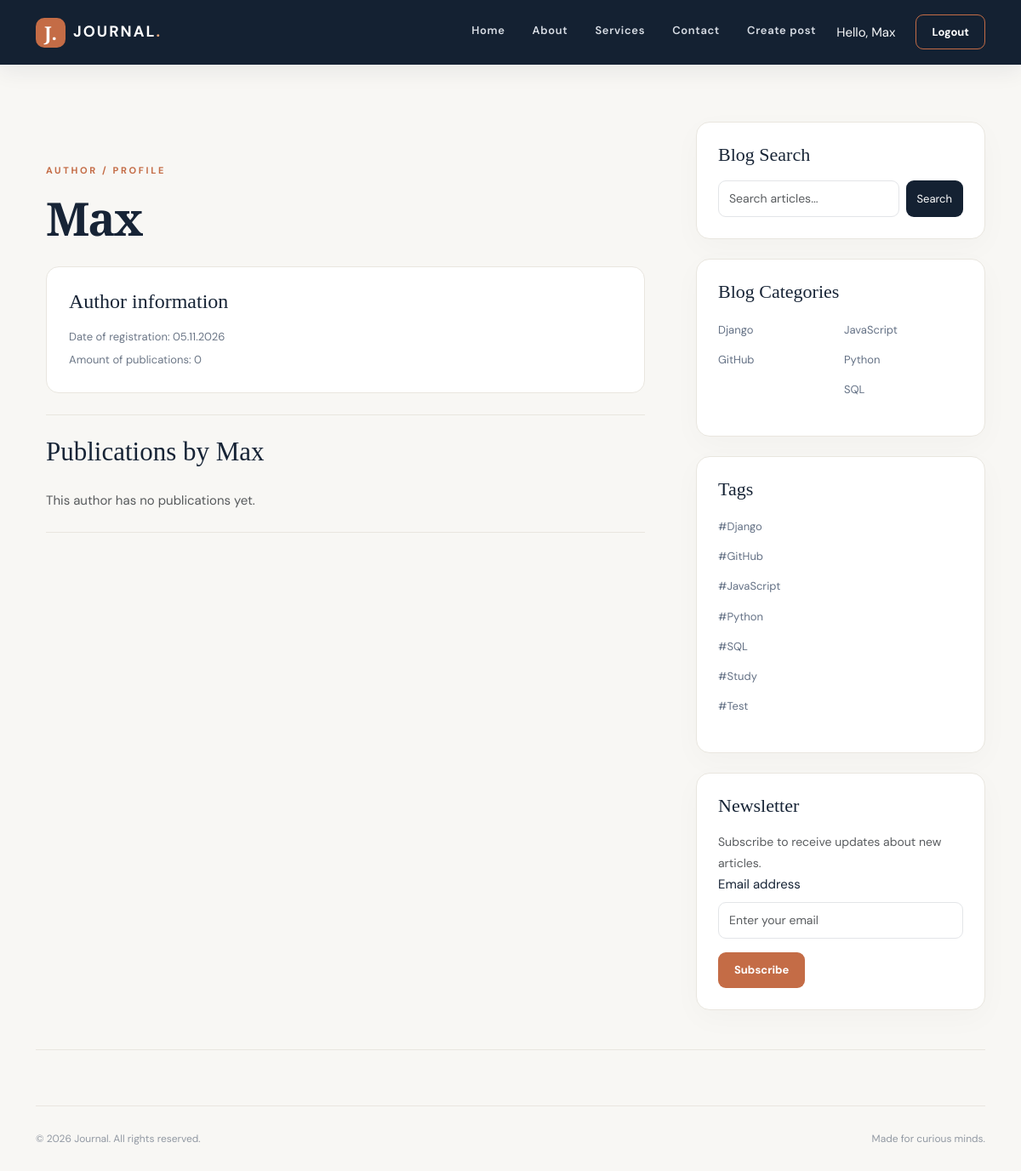
Before: /profile/4/ with the older database file.
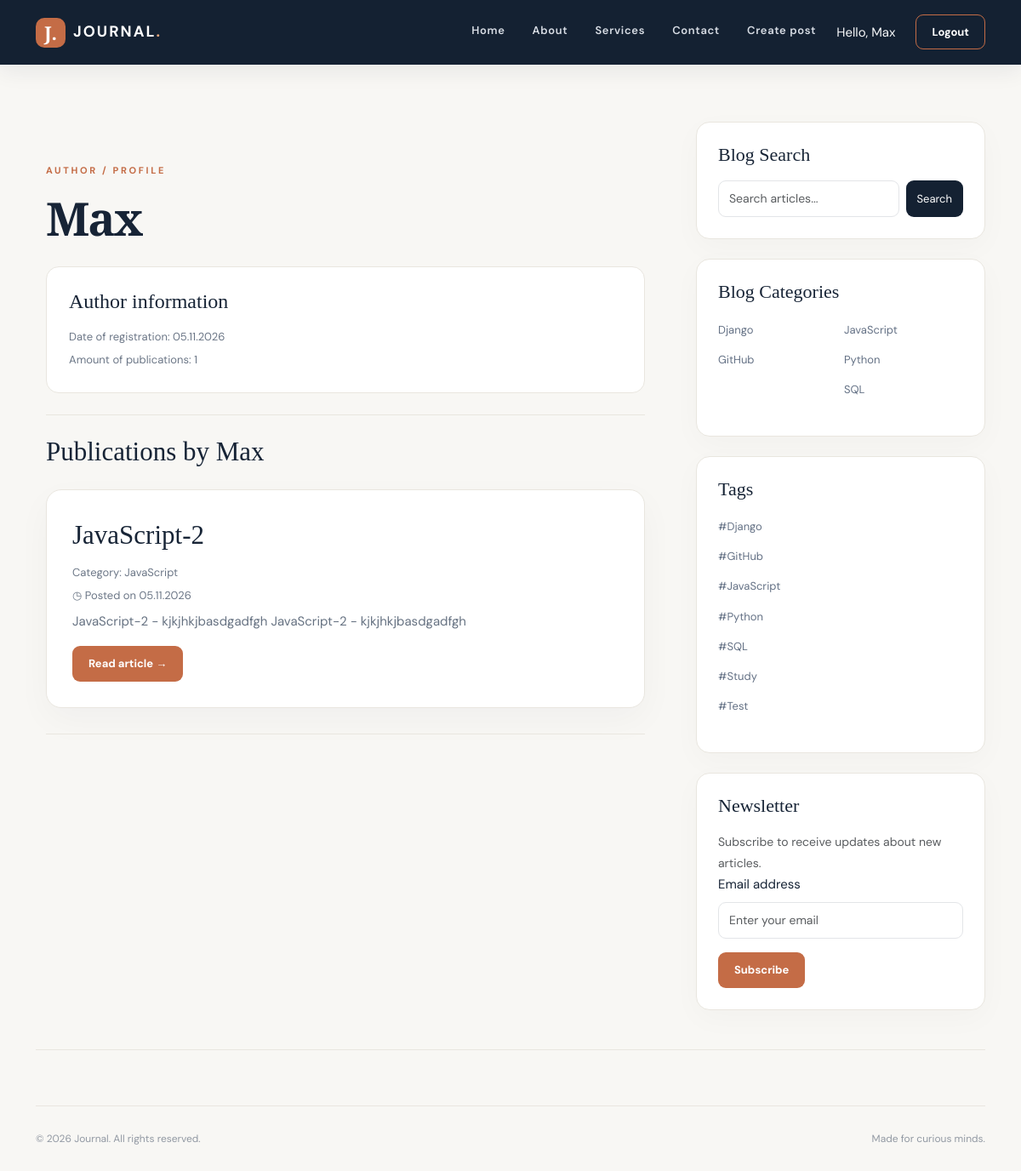
After: the same page with the newer database file.
### blog/models.py (models this page shows, shortened)
class Category(models.Model):
    name = models.CharField(max_length=100, verbose_name='Назва')
    def __str__(self):
        return self.name
    class Meta:
        ordering = ['name']
        verbose_name = 'Категорія'
        verbose_name_plural = 'Категорії'

class Tag(models.Model):
    name = models.CharField(max_length=30, unique=True, verbose_name='Назва')
    class Meta:
        ordering = ['name']
        verbose_name = 'Тег'
        verbose_name_plural = 'Теги'

class Post(models.Model):
    title = models.CharField(max_length=200, verbose_name='Заголовок', unique=True)
    content = models.TextField(verbose_name='Вміст')
    published_date = models.DateTimeField(auto_now_add=True, verbose_name='Дата публікації')
    category = models.ForeignKey(Category, on_delete=models.CASCADE, verbose_name='Категорія')
    user = models.ForeignKey(User, on_delete=models.CASCADE, verbose_name='Автор')
    tags = models.ManyToManyField(Tag, blank=True, verbose_name='Тег')
    image = models.ImageField(upload_to='posts/', verbose_name='Обкладинка')
    class Meta:
        ordering = ['-published_date']
        verbose_name = 'Публікація'
        verbose_name_plural = 'Публікації'

### blog/views.py (the view)
# urls.py: path('profile/<int:user_id>/', views.profile_detail, name='profile_detail'),
def profile_detail(request, user_id):
    user = get_object_or_404(User, id=user_id)
    posts = Post.objects.filter(user=user)
    context = {'user': user, 'posts': posts, 'tags': Tag.objects.all()}
    context.update(get_categories())
    return render(request, 'blog/profile.html', context)

### blog/views.py (called while the page is built)
def get_categories():
    categories = Category.objects.all()
    first_half = Category.objects.all()[:len(categories) // 2]
    second_half = Category.objects.all()[len(categories) // 2:]
    return {'categories' : first_half, 'categories2': second_half}

### templates/blog/profile.html
{% extends 'base.html' %}
{% block content %}
<div class="container mt-5">
    <div class="eyebrow mb-3">AUTHOR / PROFILE</div>
    <h1 class="article-title">{{ user.username }}</h1>
    <div class="comment-box">
        <h4 class="mb-3">Author information</h4>
        <p class="byline">
            Date of registration: {{ user.date_joined|date:"d.m.Y" }}
        </p>
        <p class="byline mb-0">
            Amount of publications: {{ posts.count }}
        </p>
    </div>
    <hr class="soft-divider"/>
    <h2 class="post-title mb-4">
        Publications by {{ user.username }}
    </h2>
    {% for post in posts %}
        <section class="post-card">
            <h3 class="post-title">
                <a href="{% url 'blog:post_detail' post.id %}">
                    {{ post.title }}
                </a>
            </h3>
            <p class="byline">
                Category: {{ post.category }}
            </p>
            <p class="byline">
                ◷ Posted on {{ post.published_date|date:"d.m.Y" }}
            </p>
            <p>{{ post.content|truncatewords:20 }}</p>
            <a class="btn btn-accent"
               href="{% url 'blog:post_detail' post.id %}">
                Read article →
            </a>
        </section>
    {% empty %}
        <p class="text-muted">
            This author has no publications yet.
        </p>
    {% endfor %}
    <hr class="soft-divider"/>
</div>
{% endblock %}

### templates/base.html (shortened to what the changed rows need)
<!DOCTYPE html>
<html lang="en">
<head>
    {% load static %}
    <link href="https://cdn.jsdelivr.net/npm/bootstrap@5.3.3/dist/css/bootstrap.min.css" rel="stylesheet"/>
    <link href="{% static 'blog/css/site.css' %}" rel="stylesheet"/>
</head>
<body>
<div class="container page-container">
    <div class="row g-5">
        <div class="col-lg-8">
            {% block content %} {% endblock %}
        </div>
        <div class="col-lg-4">
            <div class="sidebar-card">
                <div class="row g-2">
                    <div class="col-6">
                        <ul class="list-unstyled category-list">
                            {% for category in categories %}
                                <li>
                                    <a href="{% url 'blog:index' %}?category={{ category.id }}">
                                        {{ category.name }}
                                    </a>
                                </li>
                            {% empty %}
                                <p>Категорій немає</p>
                            {% endfor %}
                        </ul>
                    </div>
                    <div class="col-6">
                        <ul class="list-unstyled category-list">
                           {% for category in categories2 %}
                                <li>
                                    <a href="{% url 'blog:index' %}?category={{ category.id }}">
                                        {{ category.name }}
                                    </a>
                                </li>
                            {% empty %}
                                <p>Категорій немає</p>
                            {% endfor %}
                        </ul>
                    </div>
                </div>
            </div>
            <div class="sidebar-card">
                <ul class="list-unstyled category-list">
                   {% for tag in tags %}
                        <li><a href="#">#{{ tag.name }}</a></li>
                    {% empty %}
                        <p>Тегів немає</p>
                    {% endfor %}
                </ul>
            </div>
        </div>
    </div>
</div>
</body>
</html>

Changed rows visible on the page:
added Post: title "JavaScript-2", category "JavaScript", published_date "05.11.2026", content "JavaScript-2 - kjkjhkjbasdgadfgh JavaScript-2 - kjkjhkjbasdgadfgh"
Other visible differences:
{{ posts.count }}: "0" → "1"
text no longer shown: "This author has no publications yet."
